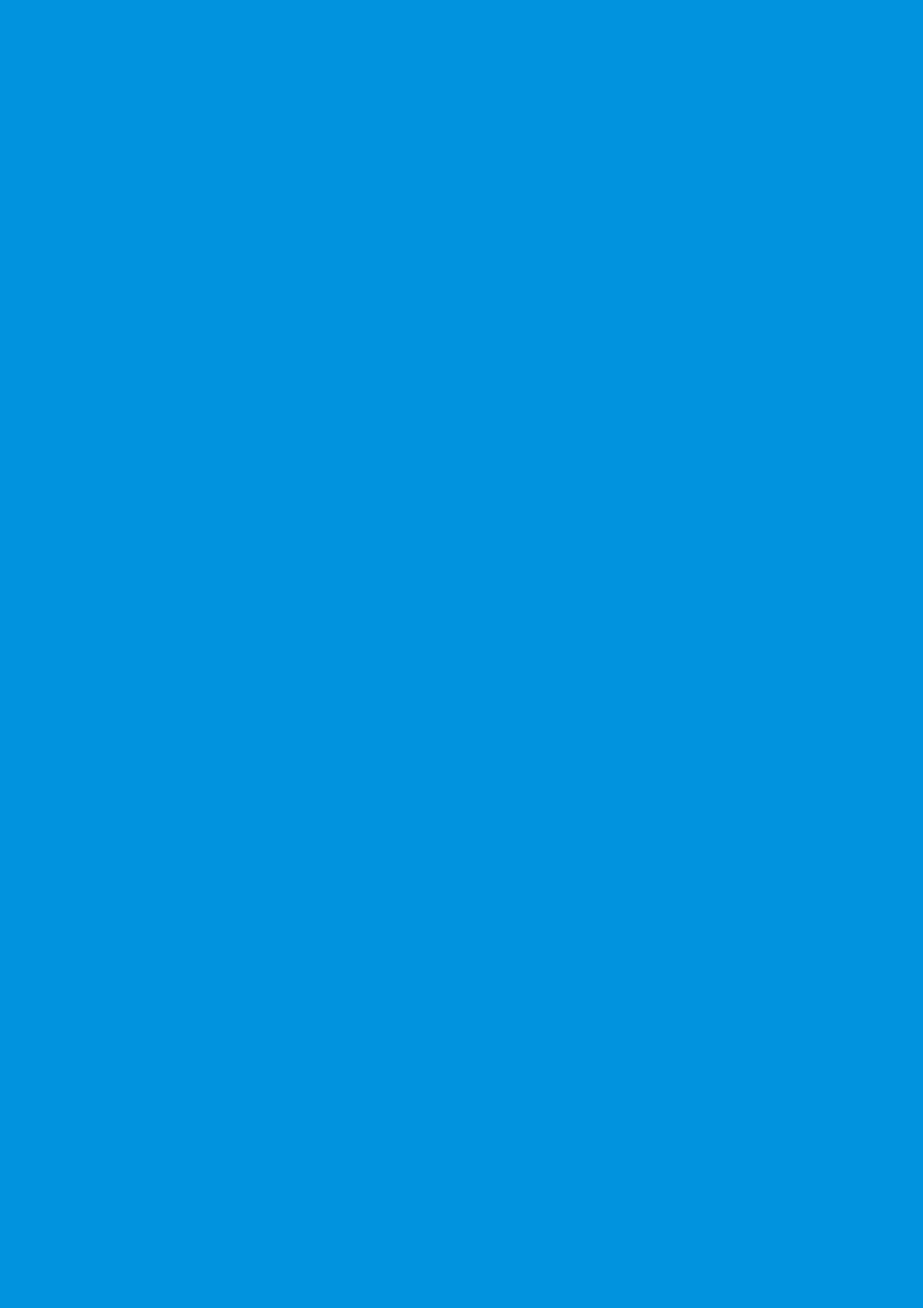
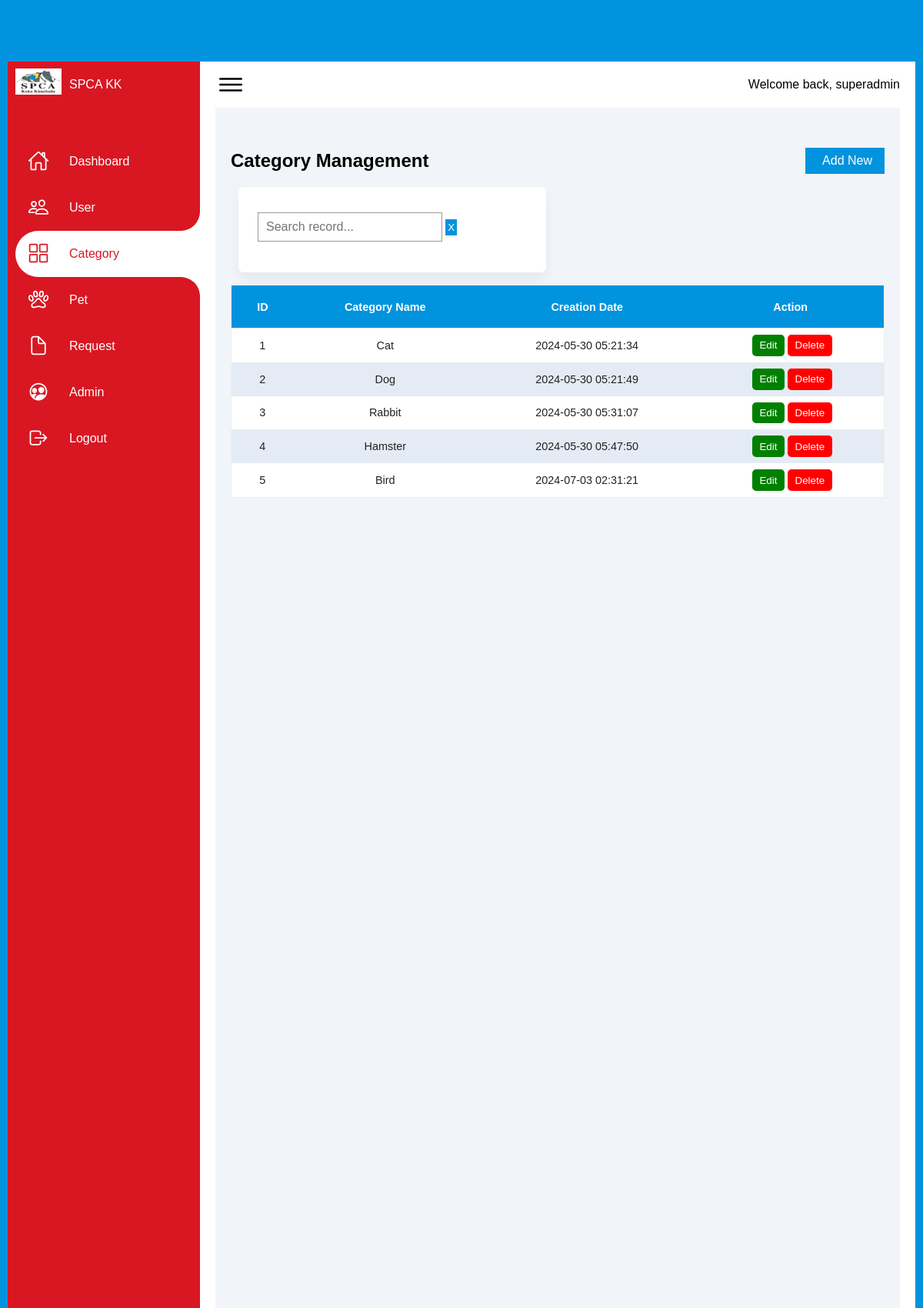
The app's page /admin/manageCategory.php (signed in, upper part) with its own data (2 pictures, top to bottom).
### tables this page shows
CREATE TABLE `category` (
  `cat_id` int(11) NOT NULL,
  `cat_name` varchar(255) NOT NULL,
  `cat_created_date` datetime NOT NULL DEFAULT current_timestamp()
);

### admin/manageCategory.php (the view, shortened to what this page needs)
<?php
    require('../include/database.php');
    if (isset($_SESSION['admin_name'])) {
        $admin_name = $_SESSION['admin_name'];
    } else {
        header("Location: admin-login.php");
        exit();
    }
    if (isset($_SESSION['admin_role'])){
        $admin_role = $_SESSION['admin_role'];
    } else {
        header("Location: admin-login.php");
        exit();
    }
?>
<!DOCTYPE html>
<html lang="en">
<head>
    <link rel="stylesheet" href="user-signup.css">
    <link rel="stylesheet" href="adminDashboard1.css">
    <link rel= "stylesheet" href= "https://maxst.icons8.com/vue-static/landings/line-awesome/line-awesome/1.3.0/css/line-awesome.min.css" >
</head>
<body>
    <div class="container">
        <div class="navigation">
        <ul>
                <li >
                    <a href="#">
                        <span class="icon">
                            <img src="../images/logo v2.png" style="width: 60px;">
                        </span>
                        <span class="title">SPCA KK</span>
                    </a>
                </li>
                <li>
                    <a href="adminDashboard.php">
                        <span class="icon">
                            <ion-icon name="home-outline"></ion-icon>
                        </span>
                        <span class="title">Dashboard</span>
                    </a>
                </li>
                <li>
                    <a href="manageUser.php">
                        <span class="icon">
                            <ion-icon name="people-outline"></ion-icon>
                        </span>
                        <span class="title">User</span>
                    </a>
                </li>
                <li class="active">
                    <a href="manageCategory.php">
                        <span class="icon">
                        <ion-icon name="grid-outline"></ion-icon>
                        </span>
                        <span class="title">Category</span>
                    </a>
                </li>
                <li>
                    <a href="managePet.php">
                        <span class="icon">
                            <ion-icon name="paw-outline"></ion-icon>
                        </span>
                        <span class="title">Pet</span>
                    </a>
                </li>
                <li>
                    <a href="manageAdoptRequest.php">
                        <span class="icon">
                            <ion-icon name="document-outline"></ion-icon>
                        </span>
                        <span class="title">Request</span>
                    </a>
                </li>
                <?php if($admin_role != 'Superadmin')
                    {
                        echo'<li id="disabled">';
                        echo'<a href="manageAdmin.php">';
                        echo'<span class="icon">';
                        echo'<ion-icon name="people-circle-outline"></ion-icon>';
                        echo'</span>';
                        echo'<span class="title">Admin</span>';
                        echo'</a>';
                        echo'</li>';
                    }
                    else
                    {
                        echo'<li>';
                        echo'<a href="manageAdmin.php">';
                        echo'<span class="icon">';
                        echo'<ion-icon name="people-circle-outline"></ion-icon>';
                        echo'</span>';
                        echo'<span class="title">Admin</span>';
                        echo'</a>';
                        echo'</li>';
                    }
                ?>
                <li>
                <a href="admin-logout.php">
                        <span class="icon">
                            <ion-icon name="log-out-outline"></ion-icon>
                        </span>
                        <span class="title">Logout</span>
                    </a>
                </li>
            </ul>
        </div>
        <div class="main">
            <div class="topbar">
                <div class="toggle">
                    <ion-icon name="menu-outline"></ion-icon>
                </div>
                <div class="user">
                    <p>Welcome back, <?php echo $admin_name;?></li>
                </div>
            </div>
    <div class="grey-container" style="min-height:100vh;">
    <div class="userlist-table">
        <div class="table-header">
                <h2>Category Management</h2>
                <button class="addUser" onclick="document.getElementById('popup01').style.display='block'" style="width:auto;">
                <span class="las la-plus-circle"> </span>Add New
                </button>
        </div>
        <div class="search">
<form method="GET" action="<?php echo htmlspecialchars($_SERVER["PHP_SELF"]); ?>">
                    <label>
                        <input type="text" name="search" placeholder="Search record...">
            <button type="submit" class="clear-btn">X</button>
                    </label>
                </form>
        </div>
        <div class="table-body">
            <div class="table-responsive">
            <?php
            $sql = "SELECT * FROM category";
            $result = mysqli_query($conn, $sql);
            if (mysqli_num_rows($result) > 0) {
    echo "<table style='width:100%;'>";
    echo "<thead>";
    echo "<tr>";
    echo "<td>ID</td>";
    echo "<td>Category Name</td>";
    echo "<td>Creation Date</td>";
    echo "<td style='height: 55px;'>Action</td>";
    echo "</tr>";
    echo "</thead>";
    echo "<tbody>";
    while ($row = mysqli_fetch_array($result)) {
        echo "<tr>";
        echo "<td>" . $row['cat_id'] . "</td>";
        echo "<td>" . $row['cat_name'] . "</td>";
        echo "<td>" . $row['cat_created_date'] . "</td>";
        echo "<td>
                <a href='editCategory.php?cat_id={$row['cat_id']}'><input class='edit-btn' type='button' value='Edit'></a>
                <a href='deleteCategory.php?cat_id={$row['cat_id']}' onclick='return confirm(\"Are you sure you want to delete this category?\");'><input class='delete-btn' type='button' value='Delete'></a>
              </td>";
        echo "</tr>";
    }
    echo "</tbody>";
    echo "</table>";
} else {
    echo "<div style='text-align:center;font-weight: 600;'>-- NO RECORDS FOUND --</div>";
}
                    ?>
            </div>
        </div>
    </div>
</div>
        </div>
    </div>
</body>
</html>

### user-signup.css (style rules this page uses)
* { margin: 0; padding: 0; box-sizing: border-box; font-family: 'Open Sans', sans-serif; }
body { display: flex; align-items: center; justify-content: center; padding:40px 10px; min-height: 100vh; background: #0193DE; }
form { padding: 25px; background: #fff; max-width: 500px; width: 100%; border-radius: 7px; box-shadow: 0 10px 15px rgba(0, 0, 0, 0.05); }
form label { display: block; font-size: 15px; margin-bottom: 7px; }
form input, form select { height: 45px; padding: 10px; width: 100%; font-size: 15px; outline: none; background: #fff; border-radius: 3px; border: 1px solid #bfbfbf; }

### admin/adminDashboard1.css (style rules this page uses)
* { font-family: "Ubuntu", sans-serif; margin: 0; padding: 0; box-sizing: border-box; }
:root { --blue: #D81722; --white: #fff; --gray: #f5f5f5; --black1: #222; --black2: #999; }
body { min-height: 100vh; overflow-x: hidden; }
.container { position: relative; width: 100%; }
.navigation { position: fixed; width: 250px; height: 100%; background: #D81722; border-left: 10px solid #D81722; transition: 0.5s; overflow: hidden; }
.navigation ul { position: absolute; top: 0; left: 0; width: 100%; }
.navigation ul li { position: relative; width: 100%; list-style: none; border-top-left-radius: 30px; border-bottom-left-radius: 30px; }
.navigation ul li:hover, .navigation ul li.active { background-color: var(--white); }
.navigation ul li:nth-child(1) { margin-bottom: 40px; pointer-events: none; }
.navigation ul li a { position: relative; display: block; width: 100%; display: flex; text-decoration: none; color: var(--white); }
.navigation ul li:hover a, .navigation ul li.active a { color: var(--blue); }
.navigation ul li a .icon { position: relative; display: block; min-width: 60px; height: 60px; line-height: 75px; text-align: center; }
.navigation ul li a .icon ion-icon { font-size: 1.75rem; }
.navigation ul li a .title { position: relative; display: block; padding: 0 10px; height: 60px; line-height: 60px; text-align: start; white-space: nowrap; }
.navigation ul li:hover a::before, .navigation ul li.active a::before { content: ""; position: absolute; right: 0; top: -50px; width: 50px; height: 50px; background-color: transparent; border-radius: 50%; box-shadow: 35px 35px 0 10px var(--white); pointer-events: none; }
.navigation ul li:hover a::after, .navigation ul li.active a::after { content: ""; position: absolute; right: 0; bottom: -50px; width: 50px; height: 50px; background-color: transparent; border-radius: 50%; box-shadow: 35px -35px 0 10px var(--white); pointer-events: none; }
.main { position: absolute; width: calc(100% - 250px); left: 250px; min-height: 100vh; background: var(--white); transition: 0.5s; }
.topbar { width: 100%; height: 60px; display: flex; justify-content: space-between; align-items: center; padding: 0px 20px 0px 10px; }
.toggle { position: relative; width: 60px; height: 60px; display: flex; justify-content: center; align-items: center; font-size: 2.5rem; cursor: pointer; }
.search { position: relative; width: 400px; margin: 0 10px; }
.search label { position: relative; width: 100%; }
.search label input { width: 100%; height: 40px; border-radius: 40px; padding: 5px 20px; padding-left: 35px; font-size: 18px; outline: none; border: 1px solid var(--black2); }
:root { --main-color: #0193DE; --color-dark: #1D2231; --text-grey: #8390A2; }
* { padding: 0; margin: 0; box-sizing: border-box; list-style-type: none; text-decoration: none; font-family: 'Poppins', sans-serif; }
table { border-collapse: collapse; }
thead tr { border-top: 1px solid #f0f0f0; border-bottom: 1px solid #f0f0f0; }
thead td { font-weight: 700; }
td { padding: .5rem 1rem; font-size: .9rem; color: #222; }
tr td:last-child { display: flex; align-items: center; }
.table-responsive { width: 100%; overflow-x: auto; }
.grey-container { background: #f1f5f9; padding:20px; margin-left: 20px; margin-right: 20px; }

### records on screen
category: cat_id "1", cat_name "Cat", cat_created_date "2024-05-30 05:21:34"
category: cat_id "2", cat_name "Dog", cat_created_date "2024-05-30 05:21:49"
category: cat_id "3", cat_name "Rabbit", cat_created_date "2024-05-30 05:31:07"
category: cat_id "4", cat_name "Hamster", cat_created_date "2024-05-30 05:47:50"
category: cat_id "5", cat_name "Bird", cat_created_date "2024-07-03 02:31:21"

### other values on screen
$admin_name "superadmin"
